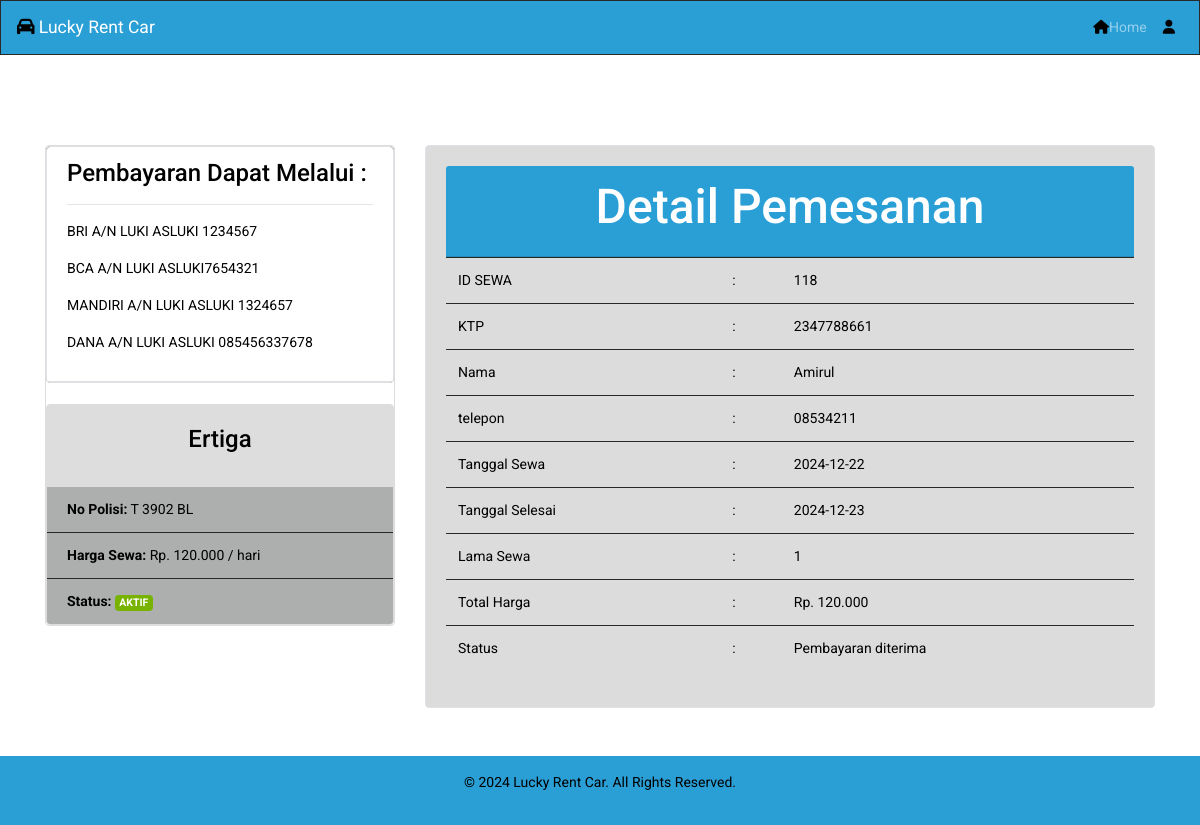
Screenshot of /order/bayar.php?id_sewa=118 with the database file from the repository.
### tables this page shows
CREATE TABLE `sewa` (
  `id_sewa` int NOT NULL,
  `id_mobil` int DEFAULT NULL,
  `id_user` int NOT NULL,
  `nama_sewa` varchar(90) NOT NULL,
  `ktp` varchar(25) NOT NULL,
  `jenkel_sewa` varchar(20) NOT NULL,
  `alamat` varchar(90) NOT NULL,
  `tlp_sewa` varchar(20) NOT NULL,
  `tujuan` varchar(90) NOT NULL,
  `tgl_sewa` date NOT NULL,
  `tgl_kembali` date NOT NULL,
  `lama` int NOT NULL,
  `harga_total` double NOT NULL,
  `konf_pembayaran` varchar(255) NOT NULL
);

CREATE TABLE `mobil` (
  `id_mobil` int NOT NULL,
  `no_polisi` varchar(12) NOT NULL,
  `merk` varchar(90) NOT NULL,
  `tahun` varchar(10) NOT NULL,
  `harga` double NOT NULL,
  `s_mobil` varchar(20) NOT NULL,
  `poto` varchar(255) DEFAULT NULL,
  `deskripsi` varchar(255) DEFAULT NULL,
  `created_at` datetime NOT NULL DEFAULT CURRENT_TIMESTAMP
);

### order/bayar.php (the view, shortened to what this page needs)
<?php
include("../db/koneksi.php");
$id_sewa = $_GET['id_sewa'];
$sql = "SELECT s.*, m.merk, m.harga, m.no_polisi, m.s_mobil FROM sewa s JOIN mobil m ON s.id_mobil = m.id_mobil WHERE s.id_sewa = ?";
$stmt = $konek->prepare($sql);
$stmt->bind_param("i", $id_sewa);
$stmt->execute();
$result = $stmt->get_result();
$row = $result->fetch_assoc();
?>
<!DOCTYPE html>
<html lang="en">
<head>
    <link rel="stylesheet" href="https://cdn.jsdelivr.net/npm/bootswatch@4.5.2/dist/cyborg/bootstrap.min.css">
    <link rel="stylesheet" href="https://cdnjs.cloudflare.com/ajax/libs/font-awesome/6.6.0/css/all.min.css">
</head>
<body>
    <nav class="navbar navbar-expand-lg navbar-dark bg-primary ">
        <a class="navbar-brand" href="#"><i class="fa-solid fa-car"></i> Lucky Rent Car</a>
        <div class="collapse navbar-collapse" id="navbarNav">
            <ul class="navbar-nav ml-auto">
                <li class="nav-item">
                    <a class="nav-link" href="../user/dashboard_user.php"><i class="fas fa-home"></i>Home</a>
                </li>
                <li class="nav-item">
                    <a class="nav-link"><i class="fas fa-user"></i><?php echo $_SESSION['username']; ?></a>
                </li>
            </ul>
        </div>
    </nav>
    <br>
    <br>
    <div class="container py-5">
        <div class="row">
            <div class="col-sm-4">
                <div class="card">
                    <div class="card border" style="background-color:rgb(11, 4, 3);">
                        <div class="card-header bg-white text-black">
                            <h5 class="card-title" style="color:#000">Pembayaran Dapat Melalui :</h5>
                            <hr />
                            <p>BRI A/N LUKI ASLUKI 1234567</p>
                            <p>BCA A/N LUKI ASLUKI7654321</p>
                            <p>MANDIRI A/N LUKI ASLUKI 1324657</p>
                            <p>DANA A/N LUKI ASLUKI 085456337678</p>
                        </div>
                    </div>
                    <br />
                    <div class="card">
                        <div class="card-body" style="background:#ddd">
                            <h5 class="card-title text-center" style="color: black"><?php echo $row['merk']; ?></h5>
                        </div>
                        <ul class="list-group list-group-flush">
                            <li class="list-group-item bg-dark text-white">
                                <p class="card-text" style="color: black"><strong>No Polisi:</strong> <?php echo $row['no_polisi']; ?></p>
                            <li class="list-group-item bg-dark text-white">
                                <p class="card-text" style="color: black"><strong>Harga Sewa:</strong> Rp. <?php echo number_format($row['harga'], 0, ',', '.'); ?> / hari</p>
                            </li>
                            <li class="list-group-item bg-dark text-white">
                            <p class="card-text" style="color: black">
                                <strong>Status:</strong>
                                <span class="badge <?php echo $row['s_mobil'] === 'AKTIF' ? 'badge-success' : 'badge-danger'; ?>">
                                    <?php echo $row['s_mobil']; ?>
                                </span>
                            </p>
                            </li>
                        </ul>
                    </div>
                </div>
            </div>
            <div class="col-sm-8">
                <div class="card border" style="background-color: #DCDCDC;">
                    <div class="card-body">
                        <div class="card-header bg-primary text-center" style="color: white">
                            <h2>Detail Pemesanan</h2>
                        </div>
                        <table class="table" style="color: #000;">
                            <tr>
                                <td>ID SEWA </td>
                                <td> :</td>
                                <td><?php echo $row['id_sewa']; ?></td>
                            </tr>
                            <tr>
                                <td>KTP </td>
                                <td> :</td>
                                <td><?php echo $row['ktp']; ?></td>
                            </tr>
                            <tr>
                                <td>Nama </td>
                                <td> :</td>
                                <td><?php echo $row['nama_sewa']; ?></td>
                            </tr>
                            <tr>
                                <td>telepon </td>
                                <td> :</td>
                                <td><?php echo $row['tlp_sewa']; ?></td>
                            </tr>
                            <tr>
                                <td>Tanggal Sewa </td>
                                <td> :</td>
                                <td><?php echo $row['tgl_sewa']; ?></td>
                            </tr>
                            <tr>
                                <td>Tanggal Selesai </td>
                                <td> :</td>
                                <td><?php echo $row['tgl_kembali']; ?></td>
                            </tr>
                            <tr>
                                <td>Lama Sewa </td>
                                <td> :</td>
                                <td><?php echo $row['lama']; ?></td>
                            </tr>
                            <tr>
                                <td>Total Harga </td>
                                <td> :</td>
                                <td>Rp. <?php echo number_format($row['harga_total'], 0, ',', '.'); ?></td>
                            </tr>
                            <tr>
                                <td>Status </td>
                                <td> :</td>
                                <td><?php echo $row['konf_pembayaran']; ?></td>
                            </tr>
                        </table>
                    </div>
                </div>
            </div>
        </div>
    </div>
    <footer class="bg-primary text-white text-center py-3">
        <p>&copy; 2024 Lucky Rent Car. All Rights Reserved.</p>
    </footer>
</body>
</html>

### order/bayar.php (style rules this page uses)
body { background-color: white; }
.card { background-color: white; border: 1px solid #ddd; }
p { color: #000; }
i { color: #000; }

### rows the page displays
sewa: id_mobil.merk "Ertiga", id_mobil.no_polisi "T 3902 BL", id_mobil.harga "120.000", id_mobil.s_mobil "AKTIF", id_sewa "118", ktp "2347788661", nama_sewa "Amirul", tlp_sewa "08534211", tgl_sewa "2024-12-22", tgl_kembali "2024-12-23", lama "1", harga_total "120.000", konf_pembayaran "Pembayaran diterima"
